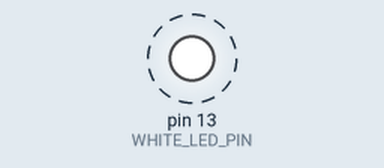
A sketch run on a simulated Arduino Uno, built with avr-gcc and run on an emulated ATmega328P. Parts: output pins drawn as LEDs (lit = HIGH). Dashed ring = blinking.

Above: at 0.15 s.
Timing chart, 0 to 3.0 s (numbered marks = the images above):
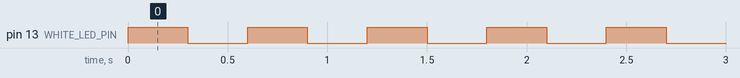

Measured:
- by itself, pin 13 (WHITE_LED_PIN): alternates HIGH for 0.30 s and LOW for 0.30 s

The sketch:

arduino_hello.ino
```cpp
// HIGH: 1
// LOW: 0

/*
 * Sketch uses 1490 bytes (0%) of program storage space. Maximum is 253952 bytes.
 * Global variables use 9 bytes (0%) of dynamic memory, leaving 8183 bytes for local variables. Maximum is 8192 bytes.
 */

short WHITE_LED_PIN=13;
unsigned long long LED_INTERVAL=300;

void setup() {
  // put your setup code here, to run once:
  pinMode(WHITE_LED_PIN, OUTPUT);

}

void loop() {
  // put your main code here, to run repeatedly:
  digitalWrite(WHITE_LED_PIN, HIGH); // LED on
  delay(LED_INTERVAL);
  digitalWrite(WHITE_LED_PIN, LOW);  // LED off
  delay(LED_INTERVAL);

}
```
